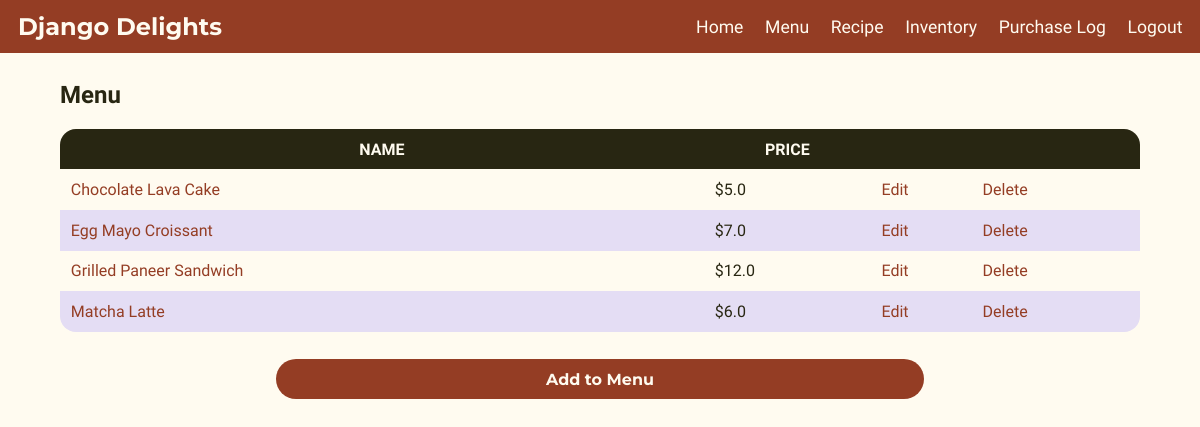
The page /menu/ (signed in) on the database its author committed.
### inventory_tracker/models.py (models this page shows, shortened)
class MenuItem(models.Model):
    menu_item_name = models.CharField(max_length=30, verbose_name = "Item Name")
    menu_item_desc = models.CharField(max_length=500, verbose_name = "Item Description")
    menu_item_price = models.FloatField(verbose_name = "Item Price")
    menu_category = models.ForeignKey('MenuItemCategory', on_delete=models.CASCADE, verbose_name = "Item Category")
    def get_absolute_url(self):
        return reverse("menu_detail", kwargs={'pk': self.pk})
    class Meta:
        ordering = ["menu_item_name"]
        verbose_name = "Menu"

### inventory_tracker/views.py (the view)
# urls.py: path('menu/', views.MenuList.as_view(), name="menu_list"),
class MenuList(LoginRequiredMixin,ListView):
    model = MenuItem
    template_name = "inventory_tracker/menu_list.html"
    context_object_name = 'menu_item'

### inventory_tracker/templates/inventory_tracker/menu_list.html (shortened to what this page needs)
{% extends "inventory_tracker/base.html" %}
{% load static %}
{% block head %}
<link rel="stylesheet" href="{% static 'inventory_tracker/style.css' %}">
{% endblock %}
{% block content %}
<div class="container body-container">
    <h2>Menu</h2>
    {% if object_list %}
    <table id ="menu-table">
        <tr class="table-heading">
            <th>Name</th>
            <th>Price</th>
            <th> </th>
            <th> </th>
        </tr>
            {% for menu in object_list %}
            <tr>
                <td><a href="{{ menu.get_absolute_url }}">{{ menu.menu_item_name }}</a></td>
                <td>${{ menu.menu_item_price }}</td>
                <td><a href="{% url 'menu_update' menu.id %}">Edit</a></td>
                <td><a href="{% url 'menu_delete' menu.id %}">Delete</a></td>
            </tr>
            {% endfor %}
    </table>
    {% else %}
            <p>There are no items in the menu.</p>
        {% endif %}
    <a href="{% url 'menucreate' %}" class="add-btn">Add to Menu</a>
</div>
{% endblock %}

### inventory_tracker/static/inventory_tracker/style.css (style rules this page uses)
body { width:100%; height:100%; top:0; left:0; margin:0; padding:0; position:relative; background-color:#fffbf0; max-width: 100vw; color:#282612; font-family: 'Work Sans', sans-serif; font-size:1em; }
body a { text-decoration:none; color: #943d24 }
.body-container { width:90%; margin-left:5%; padding:0; display:flex; flex-direction:column; margin-top:0.5em; margin-bottom:10%; justify-content:flex-start; }
table { width:100%; border-collapse:collapse; }
table td, th { padding:1%; margin:0; border:none; }
.body-container table:not(.overview-tbl) tr:first-child { background-color:#282612; color:#fffbf0; }
.body-container h2 { text-align:left; align-self: flex-start; }
table th { text-transform:uppercase; }
table:not(.overview-tbl) tr:nth-child(odd):not(.table-heading) { background-color:#e4ddf4; }
table:not(.overview-tbl) { border-radius:1em !important; }
table:not(.overview-tbl) tr:first-of-type { border-radius:1em 1em 0 0 !important; }
table:not(.overview-tbl) tr:last-of-type { border-radius:0 0 1em 1em !important; }
table:not(.overview-tbl) th:first-of-type { border-radius:1em 0 0 0; }
table:not(.overview-tbl) th:last-of-type, table:not(.overview-tbl) { border-radius:0 1em 0 0; }
table:not(.overview-tbl) tr:last-of-type td:last-of-type, table:not(.overview-tbl) { border-radius: 0 0 1em 0; }
table:not(.overview-tbl) tr:last-of-type td:first-of-type, table:not(.overview-tbl) { border-radius: 0 0 0 1em; }
.add-btn { text-align:center; width:50%; align-self:center; font-family: 'Montserrat', sans-serif; font-weight:700; }
.add-btn, input[type=submit] { margin-top:2.5%; background-color:#943d24; color:#fffbf0; padding:1% 5%; transition:1s; border-radius:2em; }

### rows shown on the page
MenuItem: menu_item_name "Chocolate Lava Cake", menu_item_price "5.0"
MenuItem: menu_item_name "Egg Mayo Croissant", menu_item_price "7.0"
MenuItem: menu_item_name "Grilled Paneer Sandwich", menu_item_price "12.0"
MenuItem: menu_item_name "Matcha Latte", menu_item_price "6.0"
